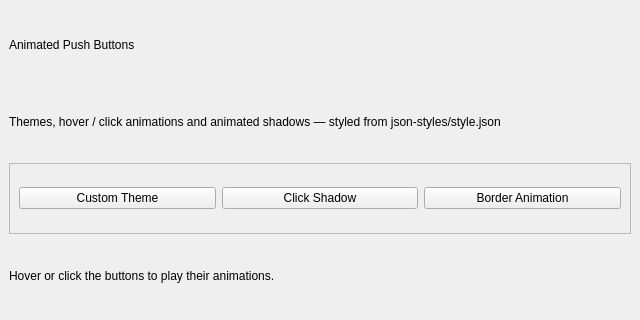
<?xml version="1.0" encoding="UTF-8"?>
<ui version="4.0">
 <class>MainWindow</class>
 <widget class="QMainWindow" name="MainWindow">
  <property name="geometry">
   <rect>
    <x>0</x>
    <y>0</y>
    <width>640</width>
    <height>320</height>
   </rect>
  </property>
  <property name="windowTitle">
   <string>QCustomQPushButton Showcase</string>
  </property>
  <widget class="QWidget" name="centralwidget">
   <layout class="QVBoxLayout" name="verticalLayout">
    <property name="spacing">20</property>
    <property name="leftMargin">24</property>
    <property name="topMargin">24</property>
    <property name="rightMargin">24</property>
    <property name="bottomMargin">24</property>
    <item>
     <widget class="QLabel" name="titleLabel">
      <property name="text">
       <string>Animated Push Buttons</string>
      </property>
     </widget>
    </item>
    <item>
     <widget class="QLabel" name="subtitleLabel">
      <property name="text">
       <string>Themes, hover / click animations and animated shadows — styled from json-styles/style.json</string>
      </property>
      <property name="wordWrap">
       <bool>true</bool>
      </property>
     </widget>
    </item>
    <item>
     <widget class="QFrame" name="buttonCard">
      <property name="frameShape">
       <enum>QFrame::StyledPanel</enum>
      </property>
      <layout class="QHBoxLayout" name="buttonCardLayout">
       <property name="spacing">18</property>
       <property name="leftMargin">18</property>
       <property name="topMargin">24</property>
       <property name="rightMargin">18</property>
       <property name="bottomMargin">24</property>
       <item>
        <widget class="QCustomQPushButton" name="customThemeButton">
         <property name="text">
          <string>Custom Theme</string>
         </property>
         <property name="cursor">
          <cursorShape>PointingHandCursor</cursorShape>
         </property>
         <property name="icon">
          <iconset>
           <normaloff>theme-icons:icons/feather/settings.svg</normaloff>theme-icons:icons/feather/settings.svg</iconset>
         </property>
         <property name="iconSize">
          <size>
           <width>22</width>
           <height>22</height>
          </size>
         </property>
        </widget>
       </item>
       <item>
        <widget class="QCustomQPushButton" name="shadowThemeButton">
         <property name="text">
          <string>Click Shadow</string>
         </property>
         <property name="cursor">
          <cursorShape>PointingHandCursor</cursorShape>
         </property>
         <property name="icon">
          <iconset>
           <normaloff>theme-icons:icons/feather/loader.svg</normaloff>theme-icons:icons/feather/loader.svg</iconset>
         </property>
         <property name="iconSize">
          <size>
           <width>22</width>
           <height>22</height>
          </size>
         </property>
        </widget>
       </item>
       <item>
        <widget class="QCustomQPushButton" name="borderThemeButton">
         <property name="text">
          <string>Border Animation</string>
         </property>
         <property name="cursor">
          <cursorShape>PointingHandCursor</cursorShape>
         </property>
         <property name="icon">
          <iconset>
           <normaloff>theme-icons:icons/feather/shopping-cart.svg</normaloff>theme-icons:icons/feather/shopping-cart.svg</iconset>
         </property>
         <property name="iconSize">
          <size>
           <width>22</width>
           <height>22</height>
          </size>
         </property>
        </widget>
       </item>
      </layout>
     </widget>
    </item>
    <item>
     <widget class="QLabel" name="hintLabel">
      <property name="text">
       <string>Hover or click the buttons to play their animations.</string>
      </property>
     </widget>
    </item>
   </layout>
  </widget>
 </widget>
 <customwidgets>
  <customwidget>
   <class>QCustomQPushButton</class>
   <extends>QPushButton</extends>
   <header location="global">Custom_Widgets.QCustomQPushButton.h</header>
  </customwidget>
 </customwidgets>
 <resources/>
 <connections/>
</ui>
